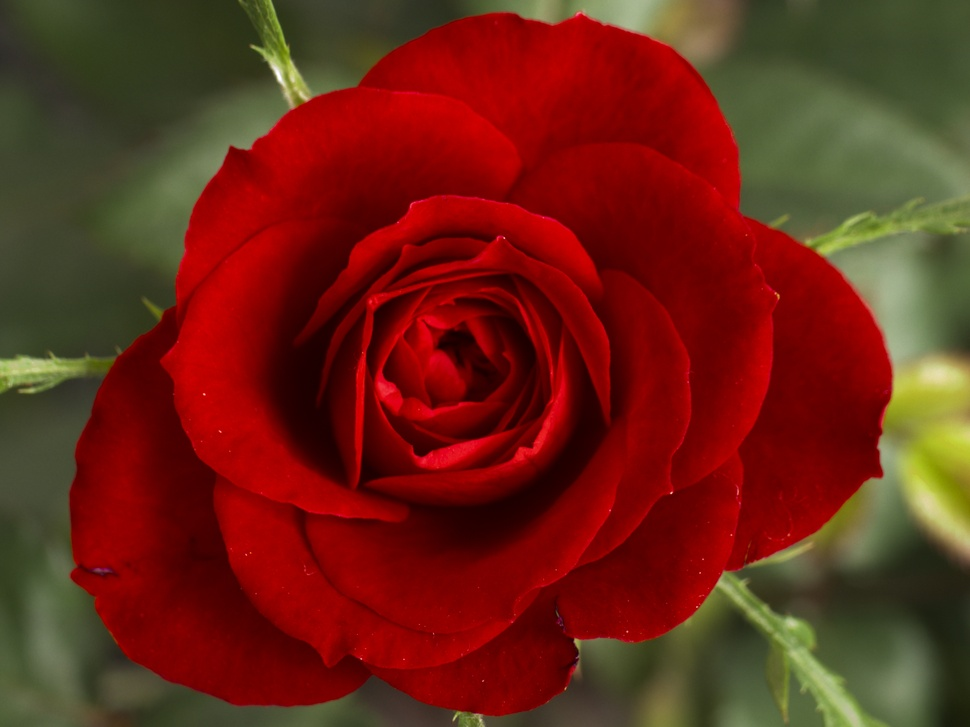
#> input picture rose.jpeg, 970 x 727 px, shrunk from 2272 x 1704 before the run, given in place of rose.jpg, which was not available
$ python color.py
#> lines starting #> are read from the running program, lines starting #| are printed output that depends on the picture; after the words box and inside, x2 and y2 are one past the last pixel; in counts of white or black regions, pixels touching at a corner belong together; pictures that were not available may be replaced by others from this repository, and a replacement may not be noted
import cv2
import numpy as np

# Load image
img = cv2.imread('rose.jpg')   # Put your image in the same folder
#> img is the input picture: shape (727, 970, 3); mean B, G, R 23.1, 38, 108.6

# Convert BGR to HSV color space
hsv = cv2.cvtColor(img, cv2.COLOR_BGR2HSV)
#> hsv: shape (727, 970, 3); mean H, S, V 22.5, 191.3, 112

# Define color range (example: red)
lower_red = np.array([0, 120, 70])
upper_red = np.array([10, 255, 255])
mask1 = cv2.inRange(hsv, lower_red, upper_red)
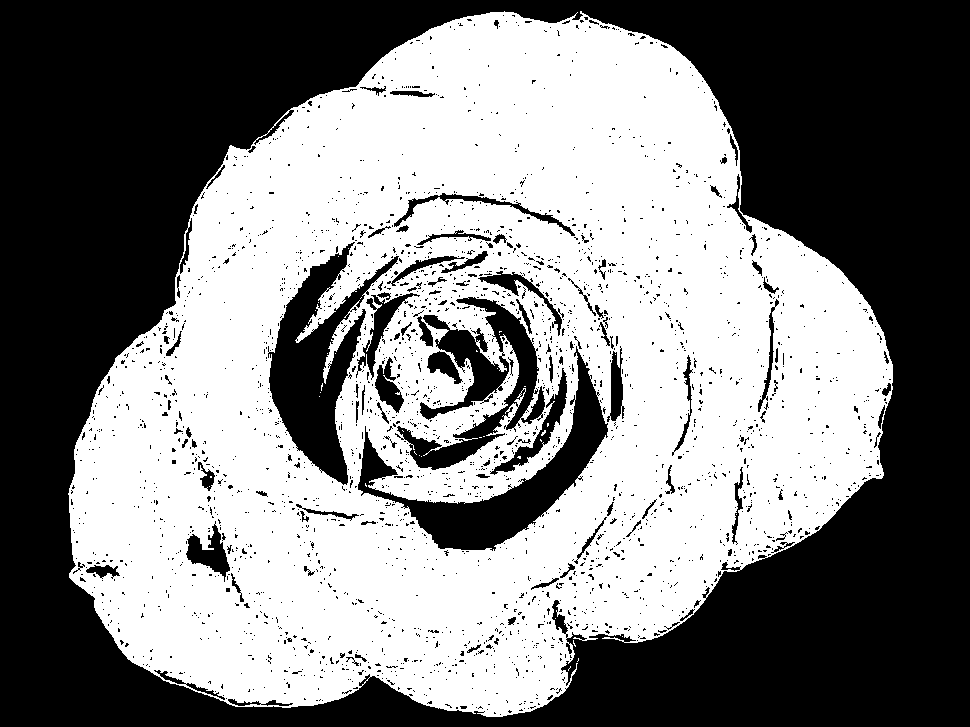
#> mask1: shape (727, 970); 50.4% white; 2483 black regions (2364 under 20 px), largest, box (x1, y1, x2, y2) and area: (0, 0, 970, 727) 295120, (268, 242, 399, 485) 11745, (358, 346, 608, 551) 11047

lower_red2 = np.array([170, 120, 70])
upper_red2 = np.array([180, 255, 255])
mask2 = cv2.inRange(hsv, lower_red2, upper_red2)
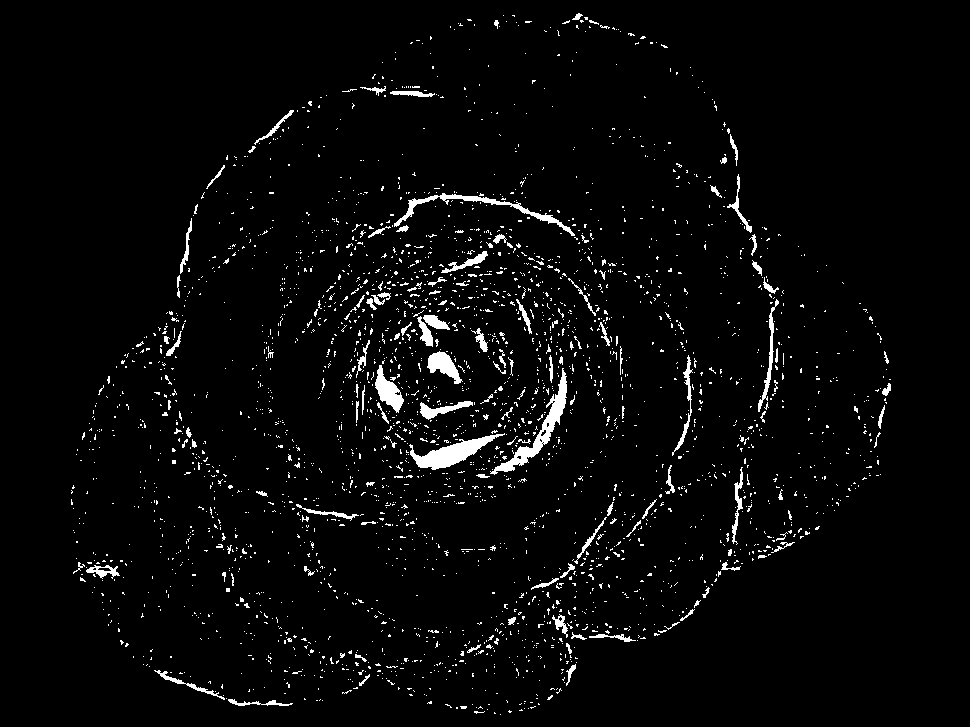
#> mask2: shape (727, 970); 3.3% white; 2806 white regions (2669 under 20 px), largest, box (x1, y1, x2, y2) and area: (490, 368, 567, 475) 1338, (409, 433, 505, 470) 1274, (394, 193, 575, 236) 928

# Combine masks
mask = mask1 + mask2
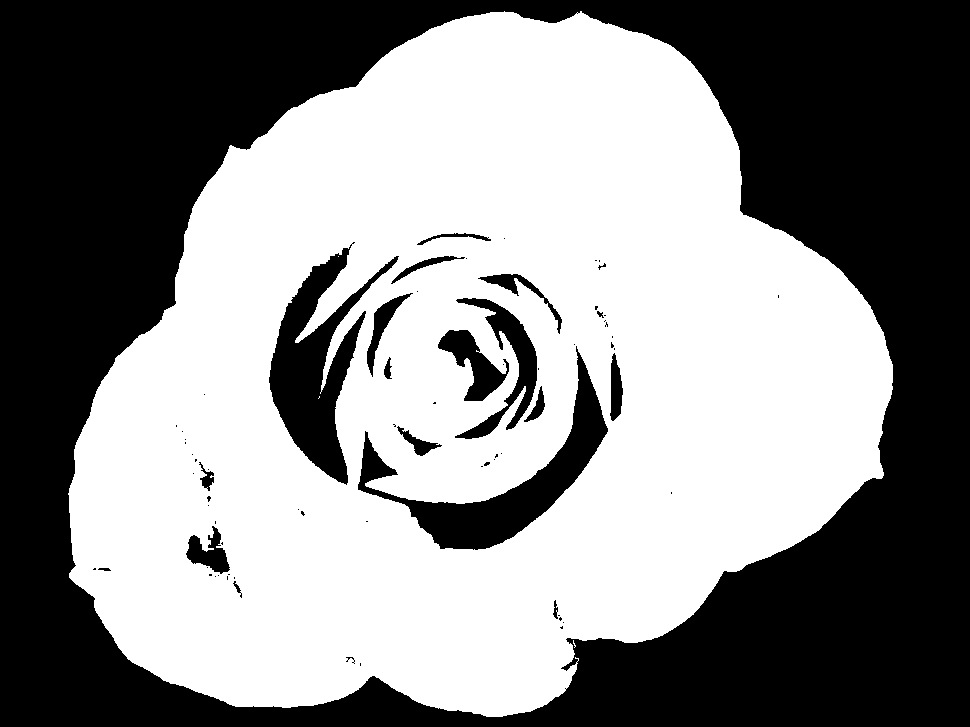
#> mask: shape (727, 970); 53.7% white; 74 black regions (54 under 20 px), largest, box (x1, y1, x2, y2) and area: (0, 0, 970, 727) 294025, (269, 242, 399, 485) 11248, (358, 346, 608, 550) 10731

# Apply mask
result = cv2.bitwise_and(img, img, mask=mask)
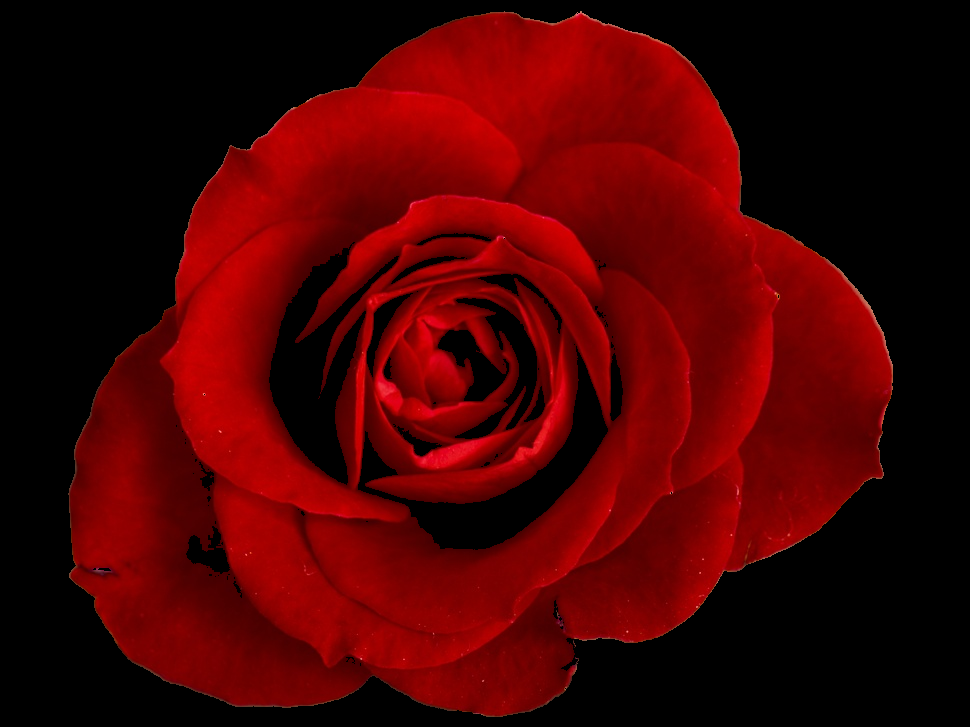
#> result: shape (727, 970, 3); mean B, G, R 0.8, 0.7, 71.8

# Show original and result
cv2.imshow('Original', img)
cv2.imshow('Red Detection', result)

cv2.waitKey(0)
cv2.destroyAllWindows()
